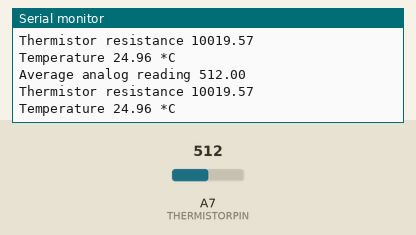
This sketch was run on a simulated Arduino Nano, built with avr-gcc and run on an emulated ATmega328P. Shown: the last lines printed to the serial monitor. The inputs (shaded band) are chosen by the test bench; at power-on: A7 (THERMISTORPIN) = 512.

Above: at 1.2 s.
1.3 s: A7 (THERMISTORPIN) set to 1023
At 3.1 s:
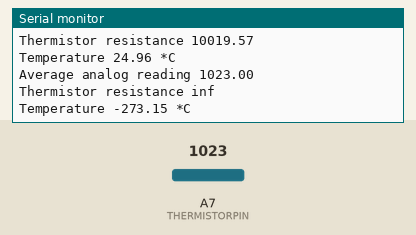
4.3 s: A7 (THERMISTORPIN) set to 900
At 5.2 s:
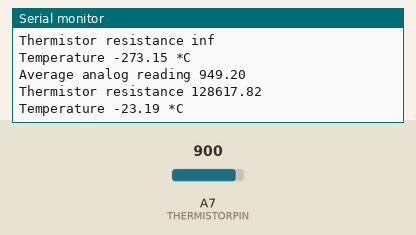
Timing chart, 0 to 7.3 s (numbered marks = the images above; inputs shaded):
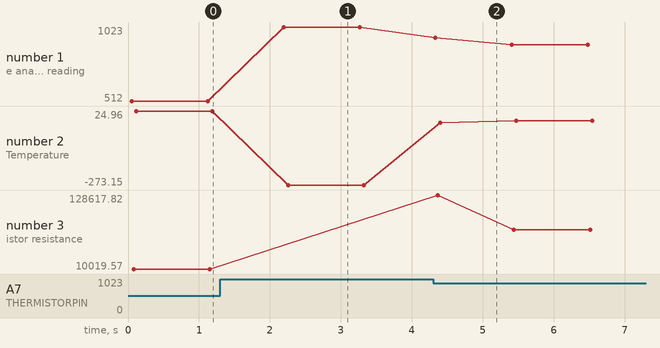

The sketch:

thermistor.ino
```cpp
/* Awsome Green Spaces challange!
 *
 *  Agnieszka Noculak, Adam Pyka
 *
 *  Test of thermistor temperature readout
 */

#define THERMISTORPIN A7
#define THERMISTORNOMINAL 10000 // resistance at 25 degrees C
#define TEMPERATURENOMINAL 25   // temp. for nominal resistance (almost always 25 C)
#define NUMSAMPLES 5 //samples to avarage
#define BCOEFFICIENT 3950 // beta coefficient of the thermistor (usually 3000-4000)
#define SERIESRESISTOR 10000

int samples[NUMSAMPLES];

void setup(void) {
  Serial.begin(9600);
  while(!Serial);
}

void loop(void) {
  uint8_t i;
  float average;

  for (i=0; i< NUMSAMPLES; i++) {
   samples[i] = analogRead(THERMISTORPIN);
   delay(10);
  }

  average = 0;
  for (i=0; i< NUMSAMPLES; i++) {
     average += samples[i];
  }
  average /= NUMSAMPLES;

  Serial.print("Average analog reading ");
  Serial.println(average);

  average = 1023 / average - 1;
  average = SERIESRESISTOR / average;
  Serial.print("Thermistor resistance ");
  Serial.println(average);

  float steinhart;
  steinhart = average / THERMISTORNOMINAL;     // (R/Ro)
  steinhart = log(steinhart);                  // ln(R/Ro)
  steinhart /= BCOEFFICIENT;                   // 1/B * ln(R/Ro)
  steinhart += 1.0 / (TEMPERATURENOMINAL + 273.15); // + (1/To)
  steinhart = 1.0 / steinhart;                 // Invert
  steinhart -= 273.15;                         // convert absolute temp to C

  Serial.print("Temperature ");
  Serial.print(steinhart);
  Serial.println(" *C");

  delay(1000);
}
```

Measured:
- after the input at 1.3 s, the serial monitor: prints a new line after 0.89 s (image 1)
- after the input at 4.3 s, the serial monitor: prints a new line at once (image 2)
- plotted number 1: 512 → 1023 after the input at 1.3 s, 1023 → 900 after the input at 4.3 s
- plotted number 2: 24.96 → -273.15 after the input at 1.3 s, -273.15 → -13.94 after the input at 4.3 s
- plotted number 3: 10019.57 → 73170.74 after the input at 4.3 s
